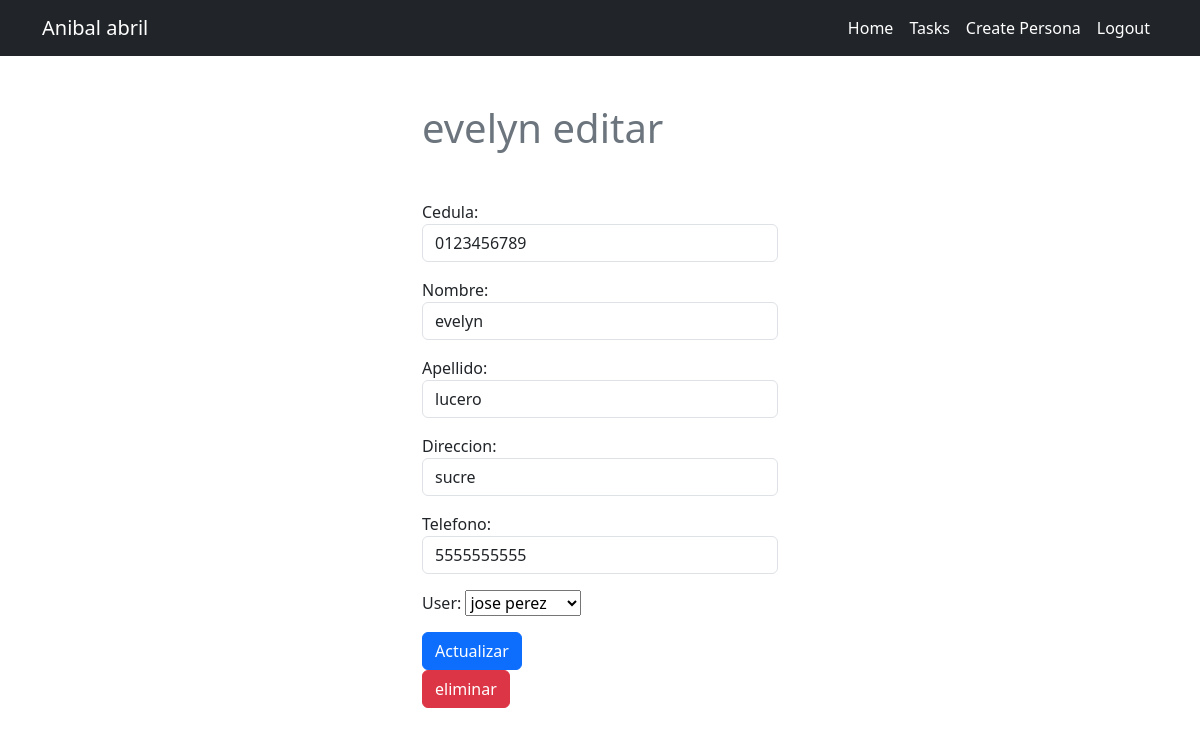
The page /tasks/8/ (signed in) on the database its author committed.
### tasks/models.py (models this page shows, shortened)
class Estudiante (models.Model):
    cedula =models.CharField(max_length=10)
    nombre =models.TextField(blank=True,max_length=50)
    apellido=models.TextField(blank=True,max_length=50)
    direccion=models.TextField(blank=True,max_length=100)
    telefono=models.TextField(blank=True,max_length=10)
    user = models.ForeignKey(User,on_delete=models.CASCADE)

### tasks/views.py (the view, shortened to what this page needs)
# urls.py: path('tasks/<int:task_id>/',views.crearpersona_detalle, name='crearpersona_detalle'),
@login_required
def crearpersona_detalle(request,task_id):
    if request.method == 'GET':
        task= get_object_or_404(Estudiante,pk=task_id, user=request.user)
        form = TaskForm(instance=task)
        print(task_id)
        return render(request,'crear_personadetalles.html',{'task':task,'form'  :form})

### tasks/forms.py
class TaskForm(forms.ModelForm):
    class Meta:
        model = Estudiante
        fields = ['cedula','nombre','apellido','direccion','telefono','user']
        widgets = {
            'cedula': forms.TextInput(attrs={'class': 'form-control' ,'placeholder':'Escribe tu cedula'}),
            'nombre': forms.TextInput(attrs={'class': 'form-control' ,'placeholder':'Escribe tu nombre'}),
            'apellido': forms.TextInput(attrs={'class': 'form-control' ,'placeholder':'Escribe tu apellido'}),
            'direccion': forms.TextInput(attrs={'class': 'form-control' ,'placeholder':'Escribe tu direccion'}),
            'telefono': forms.TextInput(attrs={'class': 'form-control' ,'placeholder':'Escribe tu telefono'}),
        }

### tasks/templates/crear_personadetalles.html (shortened to what this page needs)
{% extends "base.html" %}
{% block content %}
    <main class="container">
        <div class="row">
            <div class="col-md-4 offset-md-4 mt-5">
                <h1 class="text-secondary" >{{task.nombre}} editar</h1>
                <div class="mt-5 ">
                    <form method="POST">
                        {{form.as_p}}
                        <button class="btn btn-primary">
                            Actualizar
                        </button>
                    </form>
                    <form action="{% url 'delete_persona' task.id %}" method="POST">
                        <button class="btn btn-danger">
                            eliminar
                        </button>
                    </form>
                </div>
            </div>
        </div>
    </main>
{% endblock %}

### rows shown on the page
Estudiante: nombre "evelyn", cedula "0123456789", apellido "lucero", direccion "sucre", telefono "5555555555", user "jose perez"
